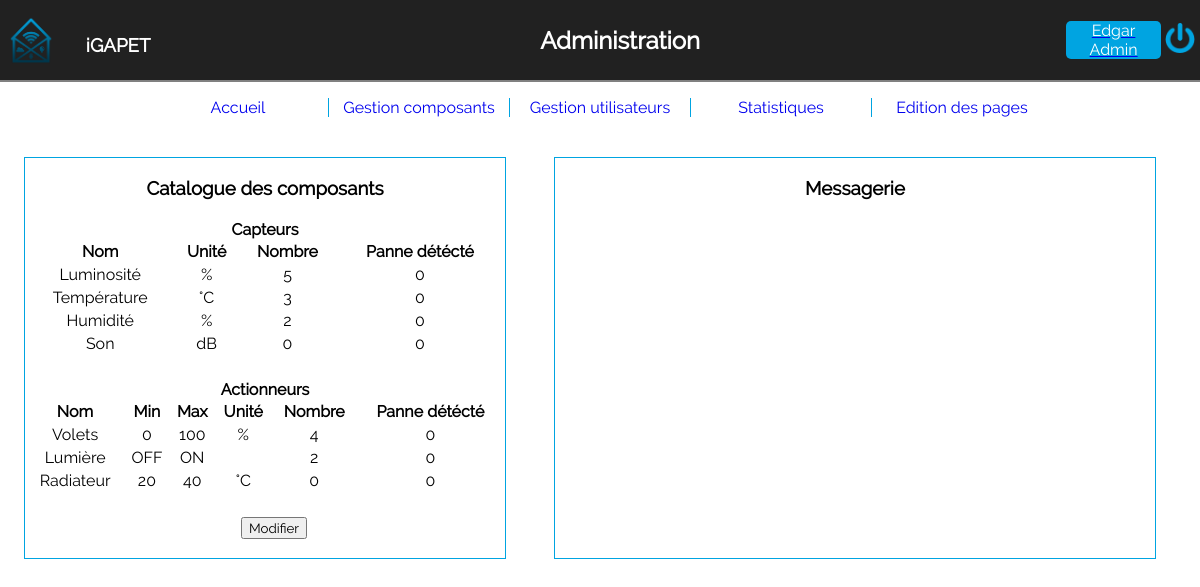
Screenshot of /index.php?pageAction=v_admin_accueil (signed in) with the database file from the repository.
### tables this page shows
CREATE TABLE captortypes(
	CaptorTypeID int PRIMARY KEY AUTO_INCREMENT,
	CaptorName varchar(30) NOT NULL,
	Unit varchar(10),
	url_img varchar(255)
);

CREATE TABLE actuatortypes(
	ActuatorTypeID int PRIMARY KEY AUTO_INCREMENT,
	ActuatorName varchar(30) NOT NULL,
	Unit varchar(10),
	MinimumValue varchar(255),
	MaximumValue varchar(255),
	url_img varchar(255)
);

### vues/v_admin_accueil.php (the view, shortened to what this page needs)
<!DOCTYPE html>
<html>
<head>
    <link rel="stylesheet" href="style/admin_accueil.css"/>
</head>
<body>
<div id=header>
    <?php $nom_page="Administration";
    include('v_header.php');?>
</div>
<div id=nav>
    <?php include ('v_admin_menu.php');?>
</div>
<div id="full">
    <div class="composants">
        <h3>Catalogue des composants</h3>
        <table>
            <h4>Capteurs</h4>
            <tr>
                <th>Nom</th>
                <th>Unité</th>
                <th>Nombre</th>
                <th>Panne détécté</th>
            </tr>
            <?php
            $reqC=$db->query("SELECT CaptorTypeID, CaptorName, Unit FROM captortypes");
            while($c=$reqC->fetch()){
                $id=$c['CaptorTypeID'];
                echo '<tr><td>'.$c['CaptorName'].'</td><td>'.$c['Unit'].'</td>';
                $reqC2=$db->query("SELECT COUNT(*) as nbr FROM captors WHERE CaptorTypeID=$id");
                while($c2=$reqC2->fetch()){
                    echo '<td>'.$c2['nbr'].'</td>';
                }
                echo '<td>0</td>';
                echo '</tr>';
            }
            ?>
        </table>
        <h4>Actionneurs</h4>
        <table>
        <tr>
            <th>Nom</th>
            <th>Min</th>
            <th>Max</th>
            <th>Unité</th>
            <th>Nombre</th>
            <th>Panne détécté</th>
        </tr>
        <?php
        $reqA=$db->query("SELECT ActuatorTypeID, ActuatorName, Unit, MinimumValue, MaximumValue FROM actuatortypes");
        while($a=$reqA->fetch()){
            $id=$a['ActuatorTypeID'];
            echo '<tr><td>'.$a['ActuatorName'].'</td><td>'.$a['MinimumValue'].'</td><td>'.$a['MaximumValue'].'</td><td>'.$a['Unit'].'</td>';
            $reqA2=$db->query("SELECT COUNT(*) as nbr FROM actuators WHERE ActuatorTypeID=$id");
            while($a2=$reqA2->fetch()){
                echo '<td>'.$a2['nbr'].'</td>';
            }
            echo '<td>0</td>';
            echo '</tr>';
        }
        ?>
        </table>
        <a href="index.php?pageAction=v_admin_ajout"><input type="button" value="Modifier"></a>
    </div>
    <div id="messagerie">
        <h3>Messagerie</h3>
    </div>
</div>
</body>
</html>

### style/admin_accueil.css (style rules this page uses)
* { font-family: "Raleway"; }
body { margin: 0; }
#full { display: flex; flex-wrap: wrap; }
.composants { width: 40%; border: 1px solid #00A4E1; margin: 2%; }
#messagerie { width: 50%; border: 1px solid #00A4E1; margin-left: 2%; margin-bottom: 2%; margin-top: 2%; overflow: auto; max-height: 90vh; text-align: justify; }
table { width: 100%; text-align: center; margin-bottom: 5%; }
h3, h1 { text-align: center; }
h4 { text-align: center; margin-bottom: 0px; }
input[type='button'] { margin-left: 45%; margin-bottom: 4%; }

### style/admin_menu.css (style rules this page uses)
* { font-family: "Raleway"; }

### rows the page displays
captortypes: CaptorName "Luminosité", Unit "%", nbr "5"
captortypes: CaptorName "Température", Unit "°C", nbr "3"
captortypes: CaptorName "Humidité", Unit "%", nbr "2"
captortypes: CaptorName "Son", Unit "dB", nbr "0"
actuatortypes: ActuatorName "Volets", MinimumValue "0", MaximumValue "100", Unit "%", nbr "4"
actuatortypes: ActuatorName "Lumière", MinimumValue "OFF", MaximumValue "ON", nbr "2"
actuatortypes: ActuatorName "Radiateur", MinimumValue "20", MaximumValue "40", Unit "°C", nbr "0"

### other values shown
$nom_page "Administration"
$_SESSION['FirstName'] "Edgar"
$_SESSION['LastName'] "Admin"
